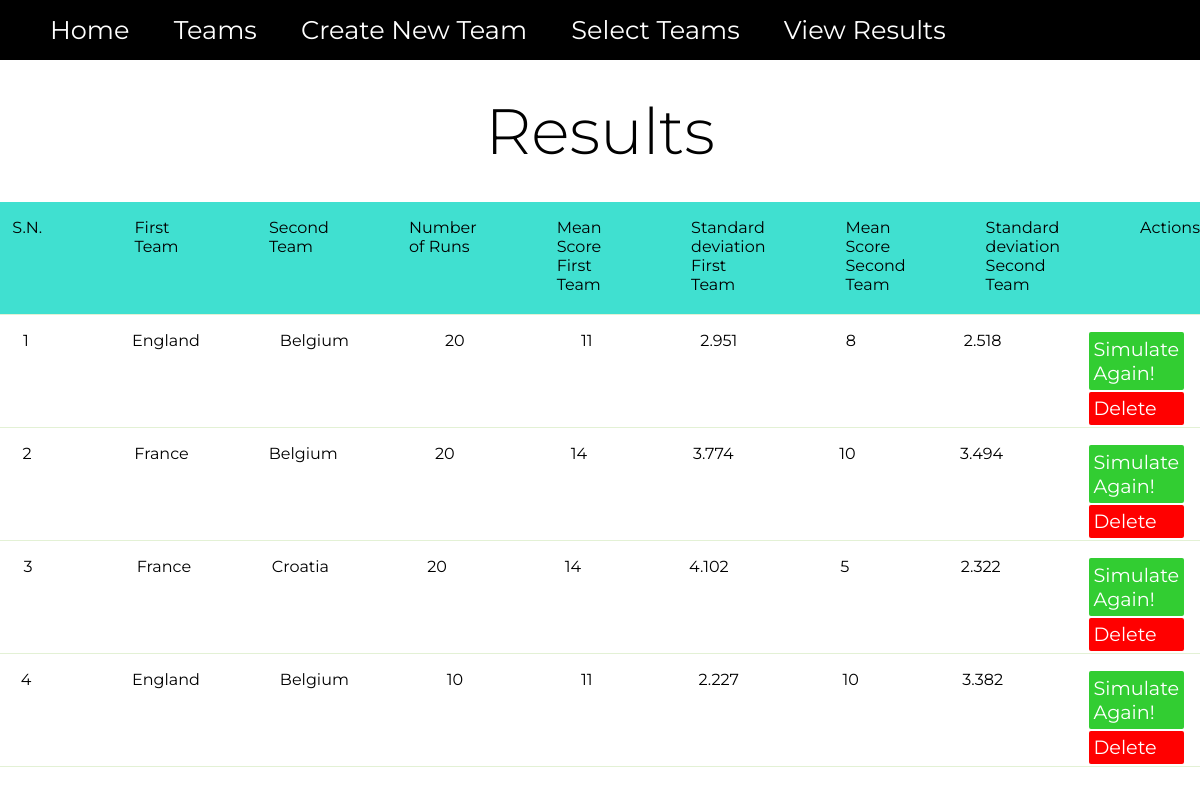
The app's page /results/ with its own data.
### sports_analytics/models.py (models this page shows)
class Result(models.Model):
    team1 = models.ForeignKey(Team, related_name='team1', on_delete=models.PROTECT)
    team2 = models.ForeignKey(Team, related_name='team2', on_delete=models.PROTECT)
    avg_goal_1 = models.IntegerField(default=0)
    avg_goal_2 = models.IntegerField(default=0)
    std_goal_1 = models.FloatField(default=0.0)
    std_goal_2 = models.FloatField(default=0.0)
    number_runs = models.PositiveIntegerField(default=0)

class Team(models.Model):
    team_name = models.CharField(max_length=50, unique=True)
    team_posession =  models.FloatField(validators=[MinValueValidator(min), MaxValueValidator(max)],)
    team_hit = models.FloatField(validators=[MinValueValidator(min), MaxValueValidator(max)],)
    def __str__(self):
        return f'{self.team_name}'

### sports_analytics/views.py (the view)
# urls.py: path('results/', ResultView.as_view(), name="result"),
class ResultView(ListView):
    model = Result
    template_name = "sports_analytics/result_list.html"

### sports_analytics/templates/sports_analytics/result_list.html (shortened to what this page needs)
{% load static %}
<!DOCTYPE html>
<html lang="en">
<head>
    <link rel="stylesheet" href="{% static 'css/index.css'%}">
    <link rel="stylesheet" href="{% static 'css/result_list.css'%}">
</head>
<body>
    <header>
        <ul class="a_links">
            <li class="links links-1">
                <a class="navLink" href="{% url 'sports_analytics:home'%}">Home</a>
            </li>
            <li class="links links-1">
                <a class="navLink" href="{% url 'sports_analytics:viewTeam'%}">Teams</a>
            </li>
            <li class="links links-1">
                <a class="navLink" href="{% url 'sports_analytics:createTeam'%}">Create New Team</a>
            </li>
            <li class="links links-1">
                <a class="navLink" href="{% url 'sports_analytics:simulate'%}">Select Teams</a>
            </li>
            <li class="links links-1">
                <a class="navLink" href="{% url 'sports_analytics:result'%}">View Results</a>
            </li>
        </ul>
    </header>
    <main>
        <div class="details">
            <h3 class="page-title-1">Results</h3>
        </div>
        <div class="table-container">
            <div class="table-container-head">
                <div class="table-row head">
                    <div class="col">S.N.</div>
                    <div class="col">First Team</div>
                    <div class="col">Second Team</div>
                    <div class="col">Number of Runs</div>
                    <div class="col">Mean Score First Team</div>
                    <div class="col">Standard deviation First Team</div>
                    <div class="col">Mean Score Second Team</div>
                    <div class="col">Standard deviation Second Team</div>
                    <div class="col ">Actions</div>
                </div>
            </div>
            <div class="flex-body">
                {% for object in object_list %}
                <div class="table-row body">
                    <div class="col">{{forloop.counter}}</div>
                    <div class="col">{{object.team1}}</div>
                    <div class="col">{{object.team2}}</div>
                    <div class="col">{{object.number_runs}}</div>
                    <div class="col">{{object.avg_goal_1}}</div>
                    <div class="col">{{object.std_goal_1}}</div>
                    <div class="col">{{object.avg_goal_2}}</div>
                    <div class="col">{{object.std_goal_2}}</div>
                    <div class="col">
                        <div class="action">
                            <a href="{% url 'sports_analytics:result_detail' object.id %}" class="simulate_ round">Simulate Again!</a>
                            <a href="{% url 'sports_analytics:delete-result' object.id%}" class="delete round">Delete</a>
                        </div>
                    </div>
                </div>
                {% endfor %}
            </div>
        </div>
    </main>
</body>
</html>

### static/css/index.css (style rules this page uses)
body { font-family: 'Montserrat', sans-serif; margin: 0; padding: 0; }
* { box-sizing: border-box; }
.a_links { list-style-type: none; flex-wrap: wrap; background-color:black; margin: 0; }
.a_links>.links { flex:1; display: inline; color: white; }
a { text-decoration: none; color:black; font-size: 1.2rem; }
.navLink { font-size: 1.6rem; height: 60px; line-height: 60px; display: inline-block; margin-right: 20px; padding: 0 10px; color: white; }
.page-title-1 { margin: 0; margin-top: 2rem; text-align: center; font-size: 4rem; font-weight: 300; padding: 0 20px; color:black; }
.table-container { margin: 0 auto; margin-top: 2rem; max-width: 80rem; }
.table-row { display:grid; grid-template-columns: repeat(5, 1fr); grid-template-rows: repeat(2,1rem); gap:1rem; border-bottom: 1px solid #E3F1D5; justify-items: center; }
.col { padding-top: 1rem; }
.head { background-color:rgb(64,224,208); }

### static/css/result_list.css (style rules this page uses)
.table-row { display:grid; grid-template-columns: repeat(9, 1fr); grid-template-rows: repeat(2,1rem); border-bottom: 1px solid #E3F1D5; justify-items: center; }
.head { gap:5rem; }
.body { gap:5rem; }
.action { display: flex; flex-direction: column; }
.simulate_ { background-color: limegreen; color:white; }
.delete { background-color: red; color:white; }
.round { border-radius: 2px; margin-right: 1rem; margin-bottom: 1px; margin-top:1px; padding: 0.30rem; }

### records on screen
Result: team1 "England", team2 "Belgium", number_runs "20", avg_goal_1 "11", std_goal_1 "2.951", avg_goal_2 "8", std_goal_2 "2.518"
Result: team1 "France", team2 "Belgium", number_runs "20", avg_goal_1 "14", std_goal_1 "3.774", avg_goal_2 "10", std_goal_2 "3.494"
Result: team1 "France", team2 "Croatia", number_runs "20", avg_goal_1 "14", std_goal_1 "4.102", avg_goal_2 "5", std_goal_2 "2.322"
Result: team1 "England", team2 "Belgium", number_runs "10", avg_goal_1 "11", std_goal_1 "2.227", avg_goal_2 "10", std_goal_2 "3.382"
